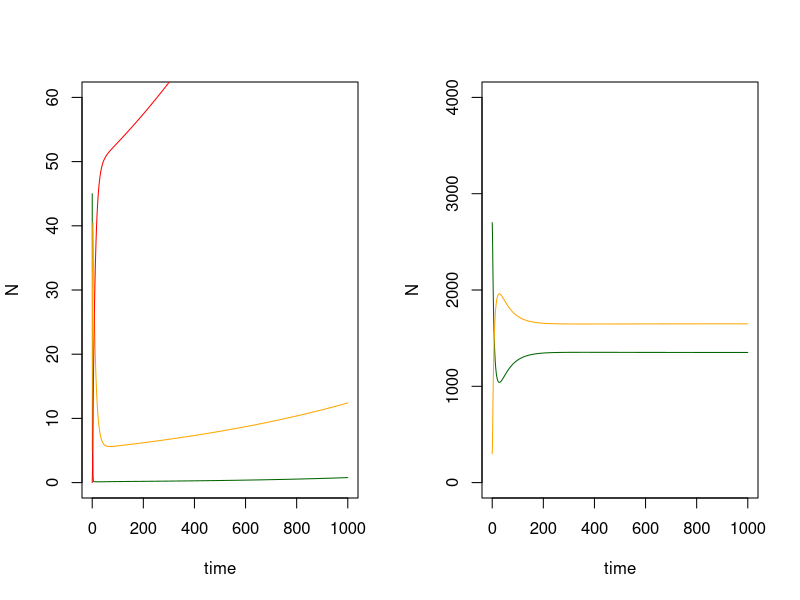

Reproduce this figure in R.
library(deSolve)
v1h1sir <- function(times, inits, params){
  
  Sh <- inits[1] #suspectibe host
  Ih <- inits[2] #infected host
  Rh <- inits[3] #recovered host
  Sv <- inits[4] #susceptible vector
  Iv <- inits[5] #infected vector
  
  Nh <- Sh + Ih + Rh #total host popn
  Nv <- Sv + Iv #total vector popn
  
  
  
  with(as.list(c(params)), {
    
    dSh <- bh * Nh - f / Nh * Thv * Iv * Sh - muh * Sh 
    dIh <- f / Nh * Thv * Iv * Sh - muh - gammah * Ih
    dRh <- gammah * Ih - muh * Rh
    dSv <- bv * Nv - f / Nh * Tvh * Sv * Ih - muv * Sv
    dIv <- f / Nh * Tvh * Sv * Ih - muv * Iv
    
    return(list(c(dSh, dIh, dRh, dSv, dIv)))
  })
  
}

inits <- c(45,5,0,2700,300)
params <- c(bh = 0.01, muh = 0.01, bv = 0.01, muv = 0.01, f = 0.25, gammah = 0.1, Thv = 0.5, Tvh = 0.5)
# b = birth rate, mu = death rate, f = vector bite rate, gamma = recovery rate
# Thv = Pr(v -> h transmittion upon biting), Tvh = Pr(h -> v transmittion upon biting)
times <- seq(0,1000,1)

out <- as.data.frame(ode(inits, times, v1h1sir, params ))
head(out)
tail(out)

par(mfrow=c(1,2))
plot(out$`1` ~out$time, type='l', col='dark green', 
    xlab= 'time', ylab='N', ylim = c(0,60))
lines(out$`2`~out$time, col='orange')
lines(out$`3`~out$time, col='red')

plot(out$`4`~out$time, type = 'l', col= 'dark green',
    xlab= 'time', ylab='N', ylim = c(0,4000))
lines(out$`5`~out$time, col= 'orange')
